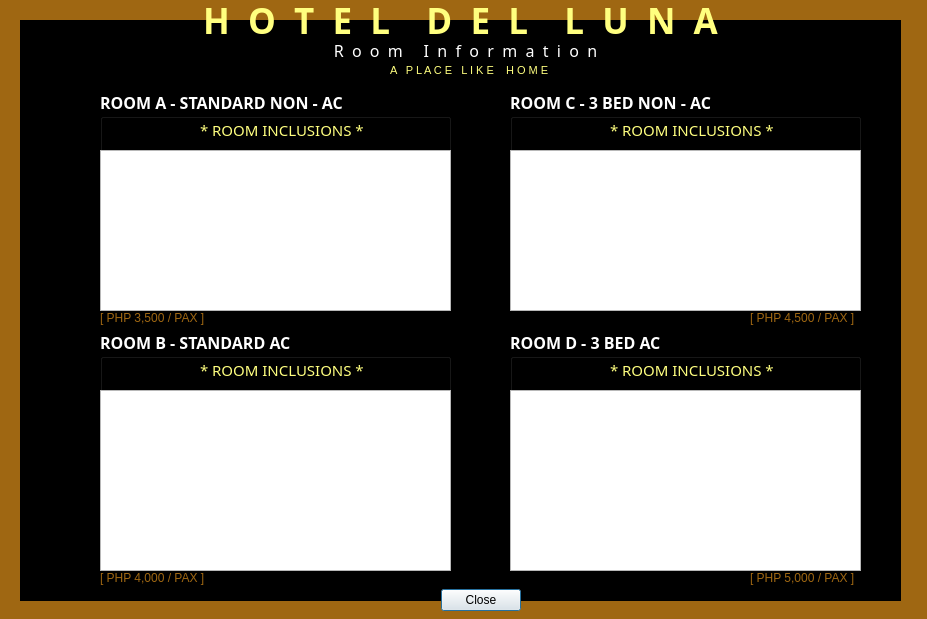
<?xml version="1.0" encoding="UTF-8"?>
<ui version="4.0">
 <class>Dialog</class>
 <widget class="QDialog" name="Dialog">
  <property name="geometry">
   <rect>
    <x>0</x>
    <y>0</y>
    <width>927</width>
    <height>619</height>
   </rect>
  </property>
  <property name="windowTitle">
   <string>Dialog</string>
  </property>
  <widget class="QDialogButtonBox" name="buttonBox">
   <property name="geometry">
    <rect>
     <x>-160</x>
     <y>570</y>
     <width>681</width>
     <height>61</height>
    </rect>
   </property>
   <property name="orientation">
    <enum>Qt::Horizontal</enum>
   </property>
   <property name="standardButtons">
    <set>QDialogButtonBox::Close</set>
   </property>
  </widget>
  <widget class="QLabel" name="label_2">
   <property name="geometry">
    <rect>
     <x>70</x>
     <y>30</y>
     <width>791</width>
     <height>41</height>
    </rect>
   </property>
   <property name="palette">
    <palette>
     <active>
      <colorrole role="WindowText">
       <brush brushstyle="SolidPattern">
        <color alpha="255">
         <red>255</red>
         <green>255</green>
         <blue>255</blue>
        </color>
       </brush>
      </colorrole>
      <colorrole role="Button">
       <brush brushstyle="SolidPattern">
        <color alpha="255">
         <red>255</red>
         <green>255</green>
         <blue>127</blue>
        </color>
       </brush>
      </colorrole>
      <colorrole role="Light">
       <brush brushstyle="SolidPattern">
        <color alpha="255">
         <red>255</red>
         <green>255</green>
         <blue>255</blue>
        </color>
       </brush>
      </colorrole>
      <colorrole role="Midlight">
       <brush brushstyle="SolidPattern">
        <color alpha="255">
         <red>255</red>
         <green>255</green>
         <blue>191</blue>
        </color>
       </brush>
      </colorrole>
      <colorrole role="Dark">
       <brush brushstyle="SolidPattern">
        <color alpha="255">
         <red>127</red>
         <green>127</green>
         <blue>63</blue>
        </color>
       </brush>
      </colorrole>
      <colorrole role="Mid">
       <brush brushstyle="SolidPattern">
        <color alpha="255">
         <red>170</red>
         <green>170</green>
         <blue>84</blue>
        </color>
       </brush>
      </colorrole>
      <colorrole role="Text">
       <brush brushstyle="SolidPattern">
        <color alpha="255">
         <red>0</red>
         <green>0</green>
         <blue>0</blue>
        </color>
       </brush>
      </colorrole>
      <colorrole role="BrightText">
       <brush brushstyle="SolidPattern">
        <color alpha="255">
         <red>255</red>
         <green>255</green>
         <blue>255</blue>
        </color>
       </brush>
      </colorrole>
      <colorrole role="ButtonText">
       <brush brushstyle="SolidPattern">
        <color alpha="255">
         <red>0</red>
         <green>0</green>
         <blue>0</blue>
        </color>
       </brush>
      </colorrole>
      <colorrole role="Base">
       <brush brushstyle="SolidPattern">
        <color alpha="255">
         <red>255</red>
         <green>255</green>
         <blue>255</blue>
        </color>
       </brush>
      </colorrole>
      <colorrole role="Window">
       <brush brushstyle="SolidPattern">
        <color alpha="255">
         <red>255</red>
         <green>255</green>
         <blue>127</blue>
        </color>
       </brush>
      </colorrole>
      <colorrole role="Shadow">
       <brush brushstyle="SolidPattern">
        <color alpha="255">
         <red>0</red>
         <green>0</green>
         <blue>0</blue>
        </color>
       </brush>
      </colorrole>
      <colorrole role="AlternateBase">
       <brush brushstyle="SolidPattern">
        <color alpha="255">
         <red>255</red>
         <green>255</green>
         <blue>191</blue>
        </color>
       </brush>
      </colorrole>
      <colorrole role="ToolTipBase">
       <brush brushstyle="SolidPattern">
        <color alpha="255">
         <red>255</red>
         <green>255</green>
         <blue>220</blue>
        </color>
       </brush>
      </colorrole>
      <colorrole role="ToolTipText">
       <brush brushstyle="SolidPattern">
        <color alpha="255">
         <red>0</red>
         <green>0</green>
         <blue>0</blue>
        </color>
       </brush>
      </colorrole>
      <colorrole role="PlaceholderText">
       <brush brushstyle="NoBrush">
        <color alpha="128">
         <red>0</red>
         <green>0</green>
         <blue>0</blue>
        </color>
       </brush>
      </colorrole>
     </active>
     <inactive>
      <colorrole role="WindowText">
       <brush brushstyle="SolidPattern">
        <color alpha="255">
         <red>255</red>
         <green>255</green>
         <blue>255</blue>
        </color>
       </brush>
      </colorrole>
      <colorrole role="Button">
       <brush brushstyle="SolidPattern">
        <color alpha="255">
         <red>255</red>
         <green>255</green>
         <blue>127</blue>
        </color>
       </brush>
      </colorrole>
      <colorrole role="Light">
       <brush brushstyle="SolidPattern">
        <color alpha="255">
         <red>255</red>
         <green>255</green>
         <blue>255</blue>
        </color>
       </brush>
      </colorrole>
      <colorrole role="Midlight">
       <brush brushstyle="SolidPattern">
        <color alpha="255">
         <red>255</red>
         <green>255</green>
         <blue>191</blue>
        </color>
       </brush>
      </colorrole>
      <colorrole role="Dark">
       <brush brushstyle="SolidPattern">
        <color alpha="255">
         <red>127</red>
         <green>127</green>
         <blue>63</blue>
        </color>
       </brush>
      </colorrole>
      <colorrole role="Mid">
       <brush brushstyle="SolidPattern">
        <color alpha="255">
         <red>170</red>
         <green>170</green>
         <blue>84</blue>
        </color>
       </brush>
      </colorrole>
      <colorrole role="Text">
       <brush brushstyle="SolidPattern">
        <color alpha="255">
         <red>0</red>
         <green>0</green>
         <blue>0</blue>
        </color>
       </brush>
      </colorrole>
      <colorrole role="BrightText">
       <brush brushstyle="SolidPattern">
        <color alpha="255">
         <red>255</red>
         <green>255</green>
         <blue>255</blue>
        </color>
       </brush>
      </colorrole>
      <colorrole role="ButtonText">
       <brush brushstyle="SolidPattern">
        <color alpha="255">
         <red>0</red>
         <green>0</green>
         <blue>0</blue>
        </color>
       </brush>
      </colorrole>
      <colorrole role="Base">
       <brush brushstyle="SolidPattern">
        <color alpha="255">
         <red>255</red>
         <green>255</green>
         <blue>255</blue>
        </color>
       </brush>
      </colorrole>
      <colorrole role="Window">
       <brush brushstyle="SolidPattern">
        <color alpha="255">
         <red>255</red>
         <green>255</green>
         <blue>127</blue>
        </color>
       </brush>
      </colorrole>
      <colorrole role="Shadow">
       <brush brushstyle="SolidPattern">
        <color alpha="255">
         <red>0</red>
         <green>0</green>
         <blue>0</blue>
        </color>
       </brush>
      </colorrole>
      <colorrole role="AlternateBase">
       <brush brushstyle="SolidPattern">
        <color alpha="255">
         <red>255</red>
         <green>255</green>
         <blue>191</blue>
        </color>
       </brush>
      </colorrole>
      <colorrole role="ToolTipBase">
       <brush brushstyle="SolidPattern">
        <color alpha="255">
         <red>255</red>
         <green>255</green>
         <blue>220</blue>
        </color>
       </brush>
      </colorrole>
      <colorrole role="ToolTipText">
       <brush brushstyle="SolidPattern">
        <color alpha="255">
         <red>0</red>
         <green>0</green>
         <blue>0</blue>
        </color>
       </brush>
      </colorrole>
      <colorrole role="PlaceholderText">
       <brush brushstyle="NoBrush">
        <color alpha="128">
         <red>0</red>
         <green>0</green>
         <blue>0</blue>
        </color>
       </brush>
      </colorrole>
     </inactive>
     <disabled>
      <colorrole role="WindowText">
       <brush brushstyle="SolidPattern">
        <color alpha="255">
         <red>127</red>
         <green>127</green>
         <blue>63</blue>
        </color>
       </brush>
      </colorrole>
      <colorrole role="Button">
       <brush brushstyle="SolidPattern">
        <color alpha="255">
         <red>255</red>
         <green>255</green>
         <blue>127</blue>
        </color>
       </brush>
      </colorrole>
      <colorrole role="Light">
       <brush brushstyle="SolidPattern">
        <color alpha="255">
         <red>255</red>
         <green>255</green>
         <blue>255</blue>
        </color>
       </brush>
      </colorrole>
      <colorrole role="Midlight">
       <brush brushstyle="SolidPattern">
        <color alpha="255">
         <red>255</red>
         <green>255</green>
         <blue>191</blue>
        </color>
       </brush>
      </colorrole>
      <colorrole role="Dark">
       <brush brushstyle="SolidPattern">
        <color alpha="255">
         <red>127</red>
         <green>127</green>
         <blue>63</blue>
        </color>
       </brush>
      </colorrole>
      <colorrole role="Mid">
       <brush brushstyle="SolidPattern">
        <color alpha="255">
         <red>170</red>
         <green>170</green>
         <blue>84</blue>
        </color>
       </brush>
      </colorrole>
      <colorrole role="Text">
       <brush brushstyle="SolidPattern">
        <color alpha="255">
         <red>127</red>
         <green>127</green>
         <blue>63</blue>
        </color>
       </brush>
      </colorrole>
      <colorrole role="BrightText">
       <brush brushstyle="SolidPattern">
        <color alpha="255">
         <red>255</red>
         <green>255</green>
         <blue>255</blue>
        </color>
       </brush>
      </colorrole>
      <colorrole role="ButtonText">
       <brush brushstyle="SolidPattern">
        <color alpha="255">
         <red>127</red>
         <green>127</green>
         <blue>63</blue>
        </color>
       </brush>
      </colorrole>
      <colorrole role="Base">
       <brush brushstyle="SolidPattern">
        <color alpha="255">
         <red>255</red>
         <green>255</green>
         <blue>127</blue>
        </color>
       </brush>
      </colorrole>
      <colorrole role="Window">
       <brush brushstyle="SolidPattern">
        <color alpha="255">
         <red>255</red>
         <green>255</green>
         <blue>127</blue>
        </color>
       </brush>
      </colorrole>
      <colorrole role="Shadow">
       <brush brushstyle="SolidPattern">
        <color alpha="255">
         <red>0</red>
         <green>0</green>
         <blue>0</blue>
        </color>
       </brush>
      </colorrole>
      <colorrole role="AlternateBase">
       <brush brushstyle="SolidPattern">
        <color alpha="255">
         <red>255</red>
         <green>255</green>
         <blue>127</blue>
        </color>
       </brush>
      </colorrole>
      <colorrole role="ToolTipBase">
       <brush brushstyle="SolidPattern">
        <color alpha="255">
         <red>255</red>
         <green>255</green>
         <blue>220</blue>
        </color>
       </brush>
      </colorrole>
      <colorrole role="ToolTipText">
       <brush brushstyle="SolidPattern">
        <color alpha="255">
         <red>0</red>
         <green>0</green>
         <blue>0</blue>
        </color>
       </brush>
      </colorrole>
      <colorrole role="PlaceholderText">
       <brush brushstyle="NoBrush">
        <color alpha="128">
         <red>0</red>
         <green>0</green>
         <blue>0</blue>
        </color>
       </brush>
      </colorrole>
     </disabled>
    </palette>
   </property>
   <property name="font">
    <font>
     <family>Century Gothic</family>
     <pointsize>12</pointsize>
     <weight>50</weight>
     <bold>false</bold>
    </font>
   </property>
   <property name="toolTipDuration">
    <number>-4</number>
   </property>
   <property name="autoFillBackground">
    <bool>false</bool>
   </property>
   <property name="text">
    <string>R  o  o  m     I  n  f  o  r  m  a  t  i  o  n</string>
   </property>
   <property name="alignment">
    <set>Qt::AlignCenter</set>
   </property>
  </widget>
  <widget class="QGroupBox" name="groupBox">
   <property name="geometry">
    <rect>
     <x>100</x>
     <y>90</y>
     <width>351</width>
     <height>221</height>
    </rect>
   </property>
   <property name="palette">
    <palette>
     <active>
      <colorrole role="WindowText">
       <brush brushstyle="SolidPattern">
        <color alpha="255">
         <red>255</red>
         <green>255</green>
         <blue>255</blue>
        </color>
       </brush>
      </colorrole>
     </active>
     <inactive>
      <colorrole role="WindowText">
       <brush brushstyle="SolidPattern">
        <color alpha="255">
         <red>255</red>
         <green>255</green>
         <blue>255</blue>
        </color>
       </brush>
      </colorrole>
     </inactive>
     <disabled>
      <colorrole role="WindowText">
       <brush brushstyle="SolidPattern">
        <color alpha="255">
         <red>120</red>
         <green>120</green>
         <blue>120</blue>
        </color>
       </brush>
      </colorrole>
     </disabled>
    </palette>
   </property>
   <property name="font">
    <font>
     <family>Century Gothic</family>
     <pointsize>12</pointsize>
     <weight>75</weight>
     <bold>true</bold>
    </font>
   </property>
   <property name="title">
    <string>ROOM A - STANDARD NON - AC </string>
   </property>
   <widget class="QLabel" name="label_3">
    <property name="geometry">
     <rect>
      <x>100</x>
      <y>30</y>
      <width>181</width>
      <height>20</height>
     </rect>
    </property>
    <property name="palette">
     <palette>
      <active>
       <colorrole role="WindowText">
        <brush brushstyle="SolidPattern">
         <color alpha="255">
          <red>255</red>
          <green>255</green>
          <blue>127</blue>
         </color>
        </brush>
       </colorrole>
      </active>
      <inactive>
       <colorrole role="WindowText">
        <brush brushstyle="SolidPattern">
         <color alpha="255">
          <red>255</red>
          <green>255</green>
          <blue>127</blue>
         </color>
        </brush>
       </colorrole>
      </inactive>
      <disabled>
       <colorrole role="WindowText">
        <brush brushstyle="SolidPattern">
         <color alpha="255">
          <red>120</red>
          <green>120</green>
          <blue>120</blue>
         </color>
        </brush>
       </colorrole>
      </disabled>
     </palette>
    </property>
    <property name="font">
     <font>
      <pointsize>11</pointsize>
      <weight>50</weight>
      <bold>false</bold>
     </font>
    </property>
    <property name="text">
     <string>* ROOM INCLUSIONS *</string>
    </property>
   </widget>
   <widget class="QTextBrowser" name="roomAText">
    <property name="geometry">
     <rect>
      <x>0</x>
      <y>60</y>
      <width>351</width>
      <height>161</height>
     </rect>
    </property>
   </widget>
  </widget>
  <widget class="QLabel" name="label">
   <property name="geometry">
    <rect>
     <x>200</x>
     <y>0</y>
     <width>521</width>
     <height>41</height>
    </rect>
   </property>
   <property name="palette">
    <palette>
     <active>
      <colorrole role="WindowText">
       <brush brushstyle="SolidPattern">
        <color alpha="255">
         <red>255</red>
         <green>255</green>
         <blue>127</blue>
        </color>
       </brush>
      </colorrole>
      <colorrole role="Button">
       <brush brushstyle="SolidPattern">
        <color alpha="255">
         <red>255</red>
         <green>255</green>
         <blue>127</blue>
        </color>
       </brush>
      </colorrole>
      <colorrole role="Light">
       <brush brushstyle="SolidPattern">
        <color alpha="255">
         <red>255</red>
         <green>255</green>
         <blue>255</blue>
        </color>
       </brush>
      </colorrole>
      <colorrole role="Midlight">
       <brush brushstyle="SolidPattern">
        <color alpha="255">
         <red>255</red>
         <green>255</green>
         <blue>191</blue>
        </color>
       </brush>
      </colorrole>
      <colorrole role="Dark">
       <brush brushstyle="SolidPattern">
        <color alpha="255">
         <red>127</red>
         <green>127</green>
         <blue>63</blue>
        </color>
       </brush>
      </colorrole>
      <colorrole role="Mid">
       <brush brushstyle="SolidPattern">
        <color alpha="255">
         <red>170</red>
         <green>170</green>
         <blue>84</blue>
        </color>
       </brush>
      </colorrole>
      <colorrole role="Text">
       <brush brushstyle="SolidPattern">
        <color alpha="255">
         <red>0</red>
         <green>0</green>
         <blue>0</blue>
        </color>
       </brush>
      </colorrole>
      <colorrole role="BrightText">
       <brush brushstyle="SolidPattern">
        <color alpha="255">
         <red>255</red>
         <green>255</green>
         <blue>255</blue>
        </color>
       </brush>
      </colorrole>
      <colorrole role="ButtonText">
       <brush brushstyle="SolidPattern">
        <color alpha="255">
         <red>0</red>
         <green>0</green>
         <blue>0</blue>
        </color>
       </brush>
      </colorrole>
      <colorrole role="Base">
       <brush brushstyle="SolidPattern">
        <color alpha="255">
         <red>255</red>
         <green>255</green>
         <blue>255</blue>
        </color>
       </brush>
      </colorrole>
      <colorrole role="Window">
       <brush brushstyle="SolidPattern">
        <color alpha="255">
         <red>255</red>
         <green>255</green>
         <blue>127</blue>
        </color>
       </brush>
      </colorrole>
      <colorrole role="Shadow">
       <brush brushstyle="SolidPattern">
        <color alpha="255">
         <red>0</red>
         <green>0</green>
         <blue>0</blue>
        </color>
       </brush>
      </colorrole>
      <colorrole role="AlternateBase">
       <brush brushstyle="SolidPattern">
        <color alpha="255">
         <red>255</red>
         <green>255</green>
         <blue>191</blue>
        </color>
       </brush>
      </colorrole>
      <colorrole role="ToolTipBase">
       <brush brushstyle="SolidPattern">
        <color alpha="255">
         <red>255</red>
         <green>255</green>
         <blue>220</blue>
        </color>
       </brush>
      </colorrole>
      <colorrole role="ToolTipText">
       <brush brushstyle="SolidPattern">
        <color alpha="255">
         <red>0</red>
         <green>0</green>
         <blue>0</blue>
        </color>
       </brush>
      </colorrole>
      <colorrole role="PlaceholderText">
       <brush brushstyle="NoBrush">
        <color alpha="128">
         <red>0</red>
         <green>0</green>
         <blue>0</blue>
        </color>
       </brush>
      </colorrole>
     </active>
     <inactive>
      <colorrole role="WindowText">
       <brush brushstyle="SolidPattern">
        <color alpha="255">
         <red>255</red>
         <green>255</green>
         <blue>127</blue>
        </color>
       </brush>
      </colorrole>
      <colorrole role="Button">
       <brush brushstyle="SolidPattern">
        <color alpha="255">
         <red>255</red>
         <green>255</green>
         <blue>127</blue>
        </color>
       </brush>
      </colorrole>
      <colorrole role="Light">
       <brush brushstyle="SolidPattern">
        <color alpha="255">
         <red>255</red>
         <green>255</green>
         <blue>255</blue>
        </color>
       </brush>
      </colorrole>
      <colorrole role="Midlight">
       <brush brushstyle="SolidPattern">
        <color alpha="255">
         <red>255</red>
         <green>255</green>
         <blue>191</blue>
        </color>
       </brush>
      </colorrole>
      <colorrole role="Dark">
       <brush brushstyle="SolidPattern">
        <color alpha="255">
         <red>127</red>
         <green>127</green>
         <blue>63</blue>
        </color>
       </brush>
      </colorrole>
      <colorrole role="Mid">
       <brush brushstyle="SolidPattern">
        <color alpha="255">
         <red>170</red>
         <green>170</green>
         <blue>84</blue>
        </color>
       </brush>
      </colorrole>
      <colorrole role="Text">
       <brush brushstyle="SolidPattern">
        <color alpha="255">
         <red>0</red>
         <green>0</green>
         <blue>0</blue>
        </color>
       </brush>
      </colorrole>
      <colorrole role="BrightText">
       <brush brushstyle="SolidPattern">
        <color alpha="255">
         <red>255</red>
         <green>255</green>
         <blue>255</blue>
        </color>
       </brush>
      </colorrole>
      <colorrole role="ButtonText">
       <brush brushstyle="SolidPattern">
        <color alpha="255">
         <red>0</red>
         <green>0</green>
         <blue>0</blue>
        </color>
       </brush>
      </colorrole>
      <colorrole role="Base">
       <brush brushstyle="SolidPattern">
        <color alpha="255">
         <red>255</red>
         <green>255</green>
         <blue>255</blue>
        </color>
       </brush>
      </colorrole>
      <colorrole role="Window">
       <brush brushstyle="SolidPattern">
        <color alpha="255">
         <red>255</red>
         <green>255</green>
         <blue>127</blue>
        </color>
       </brush>
      </colorrole>
      <colorrole role="Shadow">
       <brush brushstyle="SolidPattern">
        <color alpha="255">
         <red>0</red>
         <green>0</green>
         <blue>0</blue>
        </color>
       </brush>
      </colorrole>
      <colorrole role="AlternateBase">
       <brush brushstyle="SolidPattern">
        <color alpha="255">
         <red>255</red>
         <green>255</green>
         <blue>191</blue>
        </color>
       </brush>
      </colorrole>
      <colorrole role="ToolTipBase">
       <brush brushstyle="SolidPattern">
        <color alpha="255">
         <red>255</red>
         <green>255</green>
         <blue>220</blue>
        </color>
       </brush>
      </colorrole>
      <colorrole role="ToolTipText">
       <brush brushstyle="SolidPattern">
        <color alpha="255">
         <red>0</red>
         <green>0</green>
         <blue>0</blue>
        </color>
       </brush>
      </colorrole>
      <colorrole role="PlaceholderText">
       <brush brushstyle="NoBrush">
        <color alpha="128">
         <red>0</red>
         <green>0</green>
         <blue>0</blue>
        </color>
       </brush>
      </colorrole>
     </inactive>
     <disabled>
      <colorrole role="WindowText">
       <brush brushstyle="SolidPattern">
        <color alpha="255">
         <red>127</red>
         <green>127</green>
         <blue>63</blue>
        </color>
       </brush>
      </colorrole>
      <colorrole role="Button">
       <brush brushstyle="SolidPattern">
        <color alpha="255">
         <red>255</red>
         <green>255</green>
         <blue>127</blue>
        </color>
       </brush>
      </colorrole>
      <colorrole role="Light">
       <brush brushstyle="SolidPattern">
        <color alpha="255">
         <red>255</red>
         <green>255</green>
         <blue>255</blue>
        </color>
       </brush>
      </colorrole>
      <colorrole role="Midlight">
       <brush brushstyle="SolidPattern">
        <color alpha="255">
         <red>255</red>
         <green>255</green>
         <blue>191</blue>
        </color>
       </brush>
      </colorrole>
      <colorrole role="Dark">
       <brush brushstyle="SolidPattern">
        <color alpha="255">
         <red>127</red>
         <green>127</green>
         <blue>63</blue>
        </color>
       </brush>
      </colorrole>
      <colorrole role="Mid">
       <brush brushstyle="SolidPattern">
        <color alpha="255">
         <red>170</red>
         <green>170</green>
         <blue>84</blue>
        </color>
       </brush>
      </colorrole>
      <colorrole role="Text">
       <brush brushstyle="SolidPattern">
        <color alpha="255">
         <red>127</red>
         <green>127</green>
         <blue>63</blue>
        </color>
       </brush>
      </colorrole>
      <colorrole role="BrightText">
       <brush brushstyle="SolidPattern">
        <color alpha="255">
         <red>255</red>
         <green>255</green>
         <blue>255</blue>
        </color>
       </brush>
      </colorrole>
      <colorrole role="ButtonText">
       <brush brushstyle="SolidPattern">
        <color alpha="255">
         <red>127</red>
         <green>127</green>
         <blue>63</blue>
        </color>
       </brush>
      </colorrole>
      <colorrole role="Base">
       <brush brushstyle="SolidPattern">
        <color alpha="255">
         <red>255</red>
         <green>255</green>
         <blue>127</blue>
        </color>
       </brush>
      </colorrole>
      <colorrole role="Window">
       <brush brushstyle="SolidPattern">
        <color alpha="255">
         <red>255</red>
         <green>255</green>
         <blue>127</blue>
        </color>
       </brush>
      </colorrole>
      <colorrole role="Shadow">
       <brush brushstyle="SolidPattern">
        <color alpha="255">
         <red>0</red>
         <green>0</green>
         <blue>0</blue>
        </color>
       </brush>
      </colorrole>
      <colorrole role="AlternateBase">
       <brush brushstyle="SolidPattern">
        <color alpha="255">
         <red>255</red>
         <green>255</green>
         <blue>127</blue>
        </color>
       </brush>
      </colorrole>
      <colorrole role="ToolTipBase">
       <brush brushstyle="SolidPattern">
        <color alpha="255">
         <red>255</red>
         <green>255</green>
         <blue>220</blue>
        </color>
       </brush>
      </colorrole>
      <colorrole role="ToolTipText">
       <brush brushstyle="SolidPattern">
        <color alpha="255">
         <red>0</red>
         <green>0</green>
         <blue>0</blue>
        </color>
       </brush>
      </colorrole>
      <colorrole role="PlaceholderText">
       <brush brushstyle="NoBrush">
        <color alpha="128">
         <red>0</red>
         <green>0</green>
         <blue>0</blue>
        </color>
       </brush>
      </colorrole>
     </disabled>
    </palette>
   </property>
   <property name="font">
    <font>
     <family>Century Gothic</family>
     <pointsize>26</pointsize>
     <weight>75</weight>
     <bold>true</bold>
    </font>
   </property>
   <property name="toolTipDuration">
    <number>-4</number>
   </property>
   <property name="autoFillBackground">
    <bool>false</bool>
   </property>
   <property name="text">
    <string>H  O  T  E  L    D  E  L    L  U  N  A</string>
   </property>
   <property name="alignment">
    <set>Qt::AlignCenter</set>
   </property>
  </widget>
  <widget class="QLabel" name="label_5">
   <property name="geometry">
    <rect>
     <x>0</x>
     <y>0</y>
     <width>931</width>
     <height>621</height>
    </rect>
   </property>
   <property name="palette">
    <palette>
     <active>
      <colorrole role="Base">
       <brush brushstyle="SolidPattern">
        <color alpha="255">
         <red>255</red>
         <green>255</green>
         <blue>255</blue>
        </color>
       </brush>
      </colorrole>
      <colorrole role="Window">
       <brush brushstyle="SolidPattern">
        <color alpha="255">
         <red>159</red>
         <green>103</green>
         <blue>18</blue>
        </color>
       </brush>
      </colorrole>
     </active>
     <inactive>
      <colorrole role="Base">
       <brush brushstyle="SolidPattern">
        <color alpha="255">
         <red>255</red>
         <green>255</green>
         <blue>255</blue>
        </color>
       </brush>
      </colorrole>
      <colorrole role="Window">
       <brush brushstyle="SolidPattern">
        <color alpha="255">
         <red>159</red>
         <green>103</green>
         <blue>18</blue>
        </color>
       </brush>
      </colorrole>
     </inactive>
     <disabled>
      <colorrole role="Base">
       <brush brushstyle="SolidPattern">
        <color alpha="255">
         <red>159</red>
         <green>103</green>
         <blue>18</blue>
        </color>
       </brush>
      </colorrole>
      <colorrole role="Window">
       <brush brushstyle="SolidPattern">
        <color alpha="255">
         <red>159</red>
         <green>103</green>
         <blue>18</blue>
        </color>
       </brush>
      </colorrole>
     </disabled>
    </palette>
   </property>
   <property name="autoFillBackground">
    <bool>true</bool>
   </property>
   <property name="text">
    <string/>
   </property>
  </widget>
  <widget class="QLabel" name="label_7">
   <property name="geometry">
    <rect>
     <x>20</x>
     <y>20</y>
     <width>881</width>
     <height>581</height>
    </rect>
   </property>
   <property name="palette">
    <palette>
     <active>
      <colorrole role="Base">
       <brush brushstyle="SolidPattern">
        <color alpha="255">
         <red>255</red>
         <green>255</green>
         <blue>255</blue>
        </color>
       </brush>
      </colorrole>
      <colorrole role="Window">
       <brush brushstyle="SolidPattern">
        <color alpha="255">
         <red>0</red>
         <green>0</green>
         <blue>0</blue>
        </color>
       </brush>
      </colorrole>
     </active>
     <inactive>
      <colorrole role="Base">
       <brush brushstyle="SolidPattern">
        <color alpha="255">
         <red>255</red>
         <green>255</green>
         <blue>255</blue>
        </color>
       </brush>
      </colorrole>
      <colorrole role="Window">
       <brush brushstyle="SolidPattern">
        <color alpha="255">
         <red>0</red>
         <green>0</green>
         <blue>0</blue>
        </color>
       </brush>
      </colorrole>
     </inactive>
     <disabled>
      <colorrole role="Base">
       <brush brushstyle="SolidPattern">
        <color alpha="255">
         <red>0</red>
         <green>0</green>
         <blue>0</blue>
        </color>
       </brush>
      </colorrole>
      <colorrole role="Window">
       <brush brushstyle="SolidPattern">
        <color alpha="255">
         <red>0</red>
         <green>0</green>
         <blue>0</blue>
        </color>
       </brush>
      </colorrole>
     </disabled>
    </palette>
   </property>
   <property name="autoFillBackground">
    <bool>true</bool>
   </property>
   <property name="text">
    <string/>
   </property>
  </widget>
  <widget class="QLabel" name="label_10">
   <property name="geometry">
    <rect>
     <x>390</x>
     <y>60</y>
     <width>171</width>
     <height>20</height>
    </rect>
   </property>
   <property name="palette">
    <palette>
     <active>
      <colorrole role="WindowText">
       <brush brushstyle="SolidPattern">
        <color alpha="255">
         <red>255</red>
         <green>255</green>
         <blue>127</blue>
        </color>
       </brush>
      </colorrole>
     </active>
     <inactive>
      <colorrole role="WindowText">
       <brush brushstyle="SolidPattern">
        <color alpha="255">
         <red>255</red>
         <green>255</green>
         <blue>127</blue>
        </color>
       </brush>
      </colorrole>
     </inactive>
     <disabled>
      <colorrole role="WindowText">
       <brush brushstyle="SolidPattern">
        <color alpha="255">
         <red>120</red>
         <green>120</green>
         <blue>120</blue>
        </color>
       </brush>
      </colorrole>
     </disabled>
    </palette>
   </property>
   <property name="font">
    <font>
     <pointsize>8</pointsize>
    </font>
   </property>
   <property name="text">
    <string>A   P L A C E   L I K E    H O M E</string>
   </property>
  </widget>
  <widget class="QGroupBox" name="groupBox_4">
   <property name="geometry">
    <rect>
     <x>100</x>
     <y>330</y>
     <width>351</width>
     <height>241</height>
    </rect>
   </property>
   <property name="palette">
    <palette>
     <active>
      <colorrole role="WindowText">
       <brush brushstyle="SolidPattern">
        <color alpha="255">
         <red>255</red>
         <green>255</green>
         <blue>255</blue>
        </color>
       </brush>
      </colorrole>
     </active>
     <inactive>
      <colorrole role="WindowText">
       <brush brushstyle="SolidPattern">
        <color alpha="255">
         <red>255</red>
         <green>255</green>
         <blue>255</blue>
        </color>
       </brush>
      </colorrole>
     </inactive>
     <disabled>
      <colorrole role="WindowText">
       <brush brushstyle="SolidPattern">
        <color alpha="255">
         <red>120</red>
         <green>120</green>
         <blue>120</blue>
        </color>
       </brush>
      </colorrole>
     </disabled>
    </palette>
   </property>
   <property name="font">
    <font>
     <family>Century Gothic</family>
     <pointsize>12</pointsize>
     <weight>75</weight>
     <bold>true</bold>
    </font>
   </property>
   <property name="title">
    <string>ROOM B - STANDARD AC</string>
   </property>
   <widget class="QLabel" name="label_4">
    <property name="geometry">
     <rect>
      <x>100</x>
      <y>30</y>
      <width>181</width>
      <height>20</height>
     </rect>
    </property>
    <property name="palette">
     <palette>
      <active>
       <colorrole role="WindowText">
        <brush brushstyle="SolidPattern">
         <color alpha="255">
          <red>255</red>
          <green>255</green>
          <blue>127</blue>
         </color>
        </brush>
       </colorrole>
      </active>
      <inactive>
       <colorrole role="WindowText">
        <brush brushstyle="SolidPattern">
         <color alpha="255">
          <red>255</red>
          <green>255</green>
          <blue>127</blue>
         </color>
        </brush>
       </colorrole>
      </inactive>
      <disabled>
       <colorrole role="WindowText">
        <brush brushstyle="SolidPattern">
         <color alpha="255">
          <red>120</red>
          <green>120</green>
          <blue>120</blue>
         </color>
        </brush>
       </colorrole>
      </disabled>
     </palette>
    </property>
    <property name="font">
     <font>
      <pointsize>11</pointsize>
      <weight>50</weight>
      <bold>false</bold>
     </font>
    </property>
    <property name="text">
     <string>* ROOM INCLUSIONS *</string>
    </property>
   </widget>
   <widget class="QTextBrowser" name="roomBText">
    <property name="geometry">
     <rect>
      <x>0</x>
      <y>60</y>
      <width>351</width>
      <height>181</height>
     </rect>
    </property>
   </widget>
  </widget>
  <widget class="QGroupBox" name="groupBox_6">
   <property name="geometry">
    <rect>
     <x>510</x>
     <y>90</y>
     <width>351</width>
     <height>221</height>
    </rect>
   </property>
   <property name="palette">
    <palette>
     <active>
      <colorrole role="WindowText">
       <brush brushstyle="SolidPattern">
        <color alpha="255">
         <red>255</red>
         <green>255</green>
         <blue>255</blue>
        </color>
       </brush>
      </colorrole>
     </active>
     <inactive>
      <colorrole role="WindowText">
       <brush brushstyle="SolidPattern">
        <color alpha="255">
         <red>255</red>
         <green>255</green>
         <blue>255</blue>
        </color>
       </brush>
      </colorrole>
     </inactive>
     <disabled>
      <colorrole role="WindowText">
       <brush brushstyle="SolidPattern">
        <color alpha="255">
         <red>120</red>
         <green>120</green>
         <blue>120</blue>
        </color>
       </brush>
      </colorrole>
     </disabled>
    </palette>
   </property>
   <property name="font">
    <font>
     <family>Century Gothic</family>
     <pointsize>12</pointsize>
     <weight>75</weight>
     <bold>true</bold>
    </font>
   </property>
   <property name="title">
    <string>ROOM C - 3 BED NON - AC</string>
   </property>
   <widget class="QLabel" name="label_6">
    <property name="geometry">
     <rect>
      <x>100</x>
      <y>30</y>
      <width>181</width>
      <height>20</height>
     </rect>
    </property>
    <property name="palette">
     <palette>
      <active>
       <colorrole role="WindowText">
        <brush brushstyle="SolidPattern">
         <color alpha="255">
          <red>255</red>
          <green>255</green>
          <blue>127</blue>
         </color>
        </brush>
       </colorrole>
      </active>
      <inactive>
       <colorrole role="WindowText">
        <brush brushstyle="SolidPattern">
         <color alpha="255">
          <red>255</red>
          <green>255</green>
          <blue>127</blue>
         </color>
        </brush>
       </colorrole>
      </inactive>
      <disabled>
       <colorrole role="WindowText">
        <brush brushstyle="SolidPattern">
         <color alpha="255">
          <red>120</red>
          <green>120</green>
          <blue>120</blue>
         </color>
        </brush>
       </colorrole>
      </disabled>
     </palette>
    </property>
    <property name="font">
     <font>
      <pointsize>11</pointsize>
      <weight>50</weight>
      <bold>false</bold>
     </font>
    </property>
    <property name="text">
     <string>* ROOM INCLUSIONS *</string>
    </property>
   </widget>
   <widget class="QTextBrowser" name="roomCText">
    <property name="geometry">
     <rect>
      <x>0</x>
      <y>60</y>
      <width>351</width>
      <height>161</height>
     </rect>
    </property>
   </widget>
  </widget>
  <widget class="QGroupBox" name="groupBox_7">
   <property name="geometry">
    <rect>
     <x>510</x>
     <y>330</y>
     <width>351</width>
     <height>241</height>
    </rect>
   </property>
   <property name="palette">
    <palette>
     <active>
      <colorrole role="WindowText">
       <brush brushstyle="SolidPattern">
        <color alpha="255">
         <red>255</red>
         <green>255</green>
         <blue>255</blue>
        </color>
       </brush>
      </colorrole>
     </active>
     <inactive>
      <colorrole role="WindowText">
       <brush brushstyle="SolidPattern">
        <color alpha="255">
         <red>255</red>
         <green>255</green>
         <blue>255</blue>
        </color>
       </brush>
      </colorrole>
     </inactive>
     <disabled>
      <colorrole role="WindowText">
       <brush brushstyle="SolidPattern">
        <color alpha="255">
         <red>120</red>
         <green>120</green>
         <blue>120</blue>
        </color>
       </brush>
      </colorrole>
     </disabled>
    </palette>
   </property>
   <property name="font">
    <font>
     <family>Century Gothic</family>
     <pointsize>12</pointsize>
     <weight>75</weight>
     <bold>true</bold>
    </font>
   </property>
   <property name="title">
    <string>ROOM D - 3 BED AC</string>
   </property>
   <widget class="QLabel" name="label_8">
    <property name="geometry">
     <rect>
      <x>100</x>
      <y>30</y>
      <width>181</width>
      <height>20</height>
     </rect>
    </property>
    <property name="palette">
     <palette>
      <active>
       <colorrole role="WindowText">
        <brush brushstyle="SolidPattern">
         <color alpha="255">
          <red>255</red>
          <green>255</green>
          <blue>127</blue>
         </color>
        </brush>
       </colorrole>
      </active>
      <inactive>
       <colorrole role="WindowText">
        <brush brushstyle="SolidPattern">
         <color alpha="255">
          <red>255</red>
          <green>255</green>
          <blue>127</blue>
         </color>
        </brush>
       </colorrole>
      </inactive>
      <disabled>
       <colorrole role="WindowText">
        <brush brushstyle="SolidPattern">
         <color alpha="255">
          <red>120</red>
          <green>120</green>
          <blue>120</blue>
         </color>
        </brush>
       </colorrole>
      </disabled>
     </palette>
    </property>
    <property name="font">
     <font>
      <pointsize>11</pointsize>
      <weight>50</weight>
      <bold>false</bold>
     </font>
    </property>
    <property name="text">
     <string>* ROOM INCLUSIONS *</string>
    </property>
   </widget>
   <widget class="QTextBrowser" name="roomDText">
    <property name="geometry">
     <rect>
      <x>0</x>
      <y>60</y>
      <width>351</width>
      <height>181</height>
     </rect>
    </property>
   </widget>
  </widget>
  <widget class="QLabel" name="label_9">
   <property name="geometry">
    <rect>
     <x>100</x>
     <y>310</y>
     <width>171</width>
     <height>16</height>
    </rect>
   </property>
   <property name="palette">
    <palette>
     <active>
      <colorrole role="WindowText">
       <brush brushstyle="SolidPattern">
        <color alpha="255">
         <red>159</red>
         <green>103</green>
         <blue>18</blue>
        </color>
       </brush>
      </colorrole>
     </active>
     <inactive>
      <colorrole role="WindowText">
       <brush brushstyle="SolidPattern">
        <color alpha="255">
         <red>159</red>
         <green>103</green>
         <blue>18</blue>
        </color>
       </brush>
      </colorrole>
     </inactive>
     <disabled>
      <colorrole role="WindowText">
       <brush brushstyle="SolidPattern">
        <color alpha="255">
         <red>120</red>
         <green>120</green>
         <blue>120</blue>
        </color>
       </brush>
      </colorrole>
     </disabled>
    </palette>
   </property>
   <property name="font">
    <font>
     <pointsize>9</pointsize>
     <weight>50</weight>
     <bold>false</bold>
    </font>
   </property>
   <property name="text">
    <string>[ PHP 3,500 / PAX ]</string>
   </property>
  </widget>
  <widget class="QLabel" name="label_42">
   <property name="geometry">
    <rect>
     <x>100</x>
     <y>570</y>
     <width>171</width>
     <height>16</height>
    </rect>
   </property>
   <property name="palette">
    <palette>
     <active>
      <colorrole role="WindowText">
       <brush brushstyle="SolidPattern">
        <color alpha="255">
         <red>159</red>
         <green>103</green>
         <blue>18</blue>
        </color>
       </brush>
      </colorrole>
     </active>
     <inactive>
      <colorrole role="WindowText">
       <brush brushstyle="SolidPattern">
        <color alpha="255">
         <red>159</red>
         <green>103</green>
         <blue>18</blue>
        </color>
       </brush>
      </colorrole>
     </inactive>
     <disabled>
      <colorrole role="WindowText">
       <brush brushstyle="SolidPattern">
        <color alpha="255">
         <red>120</red>
         <green>120</green>
         <blue>120</blue>
        </color>
       </brush>
      </colorrole>
     </disabled>
    </palette>
   </property>
   <property name="font">
    <font>
     <pointsize>9</pointsize>
     <weight>50</weight>
     <bold>false</bold>
    </font>
   </property>
   <property name="text">
    <string>[ PHP 4,000 / PAX ]</string>
   </property>
  </widget>
  <widget class="QLabel" name="label_43">
   <property name="geometry">
    <rect>
     <x>750</x>
     <y>310</y>
     <width>171</width>
     <height>16</height>
    </rect>
   </property>
   <property name="palette">
    <palette>
     <active>
      <colorrole role="WindowText">
       <brush brushstyle="SolidPattern">
        <color alpha="255">
         <red>159</red>
         <green>103</green>
         <blue>18</blue>
        </color>
       </brush>
      </colorrole>
     </active>
     <inactive>
      <colorrole role="WindowText">
       <brush brushstyle="SolidPattern">
        <color alpha="255">
         <red>159</red>
         <green>103</green>
         <blue>18</blue>
        </color>
       </brush>
      </colorrole>
     </inactive>
     <disabled>
      <colorrole role="WindowText">
       <brush brushstyle="SolidPattern">
        <color alpha="255">
         <red>120</red>
         <green>120</green>
         <blue>120</blue>
        </color>
       </brush>
      </colorrole>
     </disabled>
    </palette>
   </property>
   <property name="font">
    <font>
     <pointsize>9</pointsize>
     <weight>50</weight>
     <bold>false</bold>
    </font>
   </property>
   <property name="text">
    <string>[ PHP 4,500 / PAX ]</string>
   </property>
  </widget>
  <widget class="QLabel" name="label_44">
   <property name="geometry">
    <rect>
     <x>750</x>
     <y>570</y>
     <width>171</width>
     <height>16</height>
    </rect>
   </property>
   <property name="palette">
    <palette>
     <active>
      <colorrole role="WindowText">
       <brush brushstyle="SolidPattern">
        <color alpha="255">
         <red>159</red>
         <green>103</green>
         <blue>18</blue>
        </color>
       </brush>
      </colorrole>
     </active>
     <inactive>
      <colorrole role="WindowText">
       <brush brushstyle="SolidPattern">
        <color alpha="255">
         <red>159</red>
         <green>103</green>
         <blue>18</blue>
        </color>
       </brush>
      </colorrole>
     </inactive>
     <disabled>
      <colorrole role="WindowText">
       <brush brushstyle="SolidPattern">
        <color alpha="255">
         <red>120</red>
         <green>120</green>
         <blue>120</blue>
        </color>
       </brush>
      </colorrole>
     </disabled>
    </palette>
   </property>
   <property name="font">
    <font>
     <pointsize>9</pointsize>
     <weight>50</weight>
     <bold>false</bold>
    </font>
   </property>
   <property name="text">
    <string>[ PHP 5,000 / PAX ]</string>
   </property>
  </widget>
  <zorder>label_5</zorder>
  <zorder>label_7</zorder>
  <zorder>buttonBox</zorder>
  <zorder>label_2</zorder>
  <zorder>groupBox</zorder>
  <zorder>label</zorder>
  <zorder>label_10</zorder>
  <zorder>groupBox_4</zorder>
  <zorder>groupBox_6</zorder>
  <zorder>groupBox_7</zorder>
  <zorder>label_9</zorder>
  <zorder>label_42</zorder>
  <zorder>label_43</zorder>
  <zorder>label_44</zorder>
 </widget>
 <resources/>
 <connections>
  <connection>
   <sender>buttonBox</sender>
   <signal>accepted()</signal>
   <receiver>Dialog</receiver>
   <slot>accept()</slot>
   <hints>
    <hint type="sourcelabel">
     <x>248</x>
     <y>254</y>
    </hint>
    <hint type="destinationlabel">
     <x>157</x>
     <y>274</y>
    </hint>
   </hints>
  </connection>
  <connection>
   <sender>buttonBox</sender>
   <signal>rejected()</signal>
   <receiver>Dialog</receiver>
   <slot>reject()</slot>
   <hints>
    <hint type="sourcelabel">
     <x>316</x>
     <y>260</y>
    </hint>
    <hint type="destinationlabel">
     <x>286</x>
     <y>274</y>
    </hint>
   </hints>
  </connection>
 </connections>
</ui>
